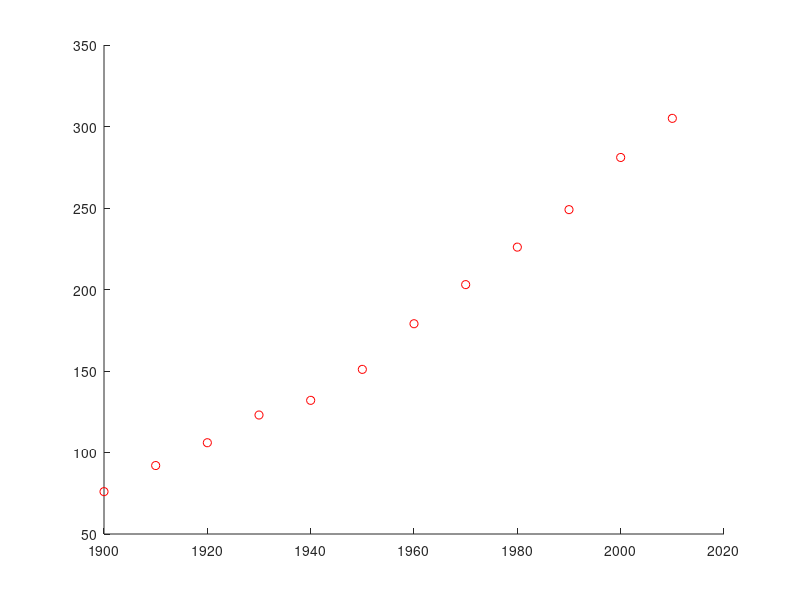

Source code (MATLAB): (Note: this script raises an error after producing the figure.)
clc
clear all

% Più precisa e corretta con x molto vicine tra loro.
x=[1900:10:2010]';
y=[76 92 106 123 132 151 179 203 226 249 281 305]';
xv=linspace(min(x), max(x), 100);
figure 
hold on
plot(x,y,'ro');
for grado=1:3;
    A=costruisci_vander(x, grado+1);
    a1 = metodoQR(A,y);
    polinomioQR=pvalHorner(a1,xv);
    plot(xv, polinomioQR);
    residuo(grado)=norm(y-pvalHorner(a1, x))^2;
end
[min,i]=min(residuo);
fprintf('Il grado migliore è: %d', i);